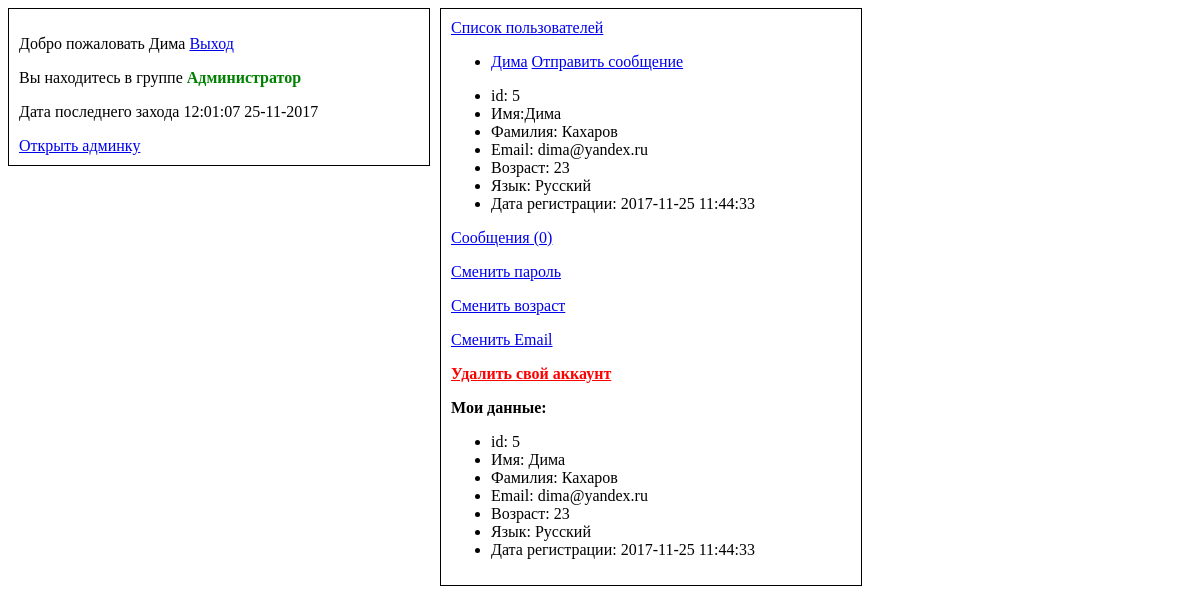
Page /index.php?user-id=5&user-name=Дима&action=userList (signed in) on the committed database.
### tables this page shows
CREATE TABLE IF NOT EXISTS `users` (
  `id` int(11) NOT NULL,
  `name` varchar(256) NOT NULL,
  `password` varchar(256) NOT NULL,
  `salt` varchar(256) NOT NULL,
  `status` int(11) NOT NULL DEFAULT '1',
  `banned` int(11) NOT NULL DEFAULT '0',
  `banned_time` timestamp NULL DEFAULT NULL,
  `cookie` varchar(256) NOT NULL,
  `lastname` varchar(256) NOT NULL,
  `age` varchar(256) NOT NULL,
  `email` varchar(256) NOT NULL,
  `city` varchar(256) NOT NULL,
  `language` varchar(256) NOT NULL,
  `data_reg` timestamp NULL DEFAULT CURRENT_TIMESTAMP,
  `lastVisit` timestamp NOT NULL DEFAULT '0000-00-00 00:00:00'
);

### functions.php (called while the page is built, shortened)
<?php
	function showLastVisit() {
		global $link;
		$showData = "SELECT `lastVisit` FROM `users` WHERE id ='". $_SESSION['id']."'";
		$resShowData = $resultUpdateData = mysqli_query($link, $showData);
		$res = mysqli_fetch_assoc($resShowData);
		$updateData = "UPDATE users SET lastVisit = null WHERE id='". $_SESSION['id']."'";
		return date("H:i:s d-m-Y", strtotime($res['lastVisit']));
	}
	function isAdmin() {
		if( $_SESSION['auth'] == true && $_SESSION['status'] == 10) return true;
	}
	function userList() {
		global $link;
		$sql = "SELECT `id`, `name` FROM `users`;";
		$link2 = mysqli_query($link, $sql);
		for ($users = []; $row = mysqli_fetch_assoc($link2); $users[] = $row);
		return $users;
	}
	function isAuth() {
		return true;
	}
	function user($key) {
		return $_SESSION[$key];
	}
	function getUser($id = null) {
		global $link;
		$query2 = "SELECT * FROM `users` WHERE `id` = '" . $id . "'";
		$result2 = mysqli_query($link, $query2);
		$user2 = mysqli_fetch_assoc($result2);
		if(empty($user2)) {
			return $_SESSION;
		}
		else {
			return $user2;
		}
	}
	function showMyMessageCount($id){
		global $link;
		$query = "SELECT COUNT(*) AS count FROM `messages` WHERE recipient_id = '".$id."' AND `read` = 0 OR yes_answer = 1 AND sender_id = '".$id."'";
		$message =  mysqli_fetch_assoc(mysqli_query($link, $query));
		return $message;
	}
?>

### user-info.php (the view)
<?php
		$id = $_GET['user-id'];
		echo '
			<ul>
				<li>id: ' . getUser((int)$id)['id']. '</li>
				<li>Имя:' . getUser((int)$id)['name']. '</li>
				<li>Фамилия: ' . getUser((int)$id)['lastname']. '</li>
				<li>Email: ' . getUser((int)$id)['email']. '</li>
				<li>Возраст: ' . getUser((int)$id)['age']. '</li>
				<li>Язык: ' . getUser((int)$id)['language']. '</li>
				<li>Дата регистрации: ' . getUser((int)$id)['data_reg']. '</li>
			</ul>
		';
?>

### index.php (shortened to what this page needs)
<?php
	require_once 'db.php';
	require_once 'functions.php';
?><!DOCTYPE html>
<html>
	<head>
		<link rel="stylesheet" href="style.css">
	</head>
	<body>
	<?php
		if(isAuth()) require_once 'user-profile.php';
		else require_once 'auth.php';
		?>
	</body>
</html>

### user-profile.php (shortened to what this page needs)
<?php
	require_once 'functions.php';
	$group = [
		'0' => 'Забанен',
		'1' => 'Юзер',
		'2' => 'Модератор',
		'10' => 'Администратор'
	];
	$role = $group[$_SESSION['status']];
?>
<div class="block">
	<p>Добро пожаловать <?php echo user('name')?> <a href="?action=logout">Выход</a></p>
	<p>Вы находитесь в группе <span style="color: green; font-weight: bold"><?php echo $role;?></span></p>
	<p>Дата последнего захода <?php echo showLastVisit();?></p>
	<?php
		if(isAdmin()) {
			echo '<a href="?admin=open">Открыть админку</a>';
		}
	?>
</div>
<div class="block">
	<a href="?action=userList">Список пользователей</a>
	<?php
		if(!empty($_GET['action']) && $_GET['action'] === 'userList') {
			require 'list-user.php';
		}
	?>
<p><a href="?read-message=<?php echo $_SESSION['id'];?>">Сообщения (<?php echo showMyMessageCount($_SESSION['id'])['count']?>)</a></p>
<p><a href="?action=edit-password">Сменить пароль</a></p>
<p><a href="?action=edit-age">Сменить возраст</a></p>
<p><a href="?action=edit-email">Сменить Email</a></p>
<p><a style="color: red; font-weight: bold;" href="?action=dell-acc">Удалить свой аккаунт</a></p>
<p style="font-weight: bold;">Мои данные:</p>
<ul>
	<li>id: <?php echo user('id');?></li>
	<li>Имя: <?php echo user('name');?></li>
	<li>Фамилия: <?php echo user('lastname');?></li>
	<li>Email: <?php echo user('email');?></li>
	<li>Возраст: <?php echo user('age');?></li>
	<li>Язык: <?php echo user('language');?></li>
	<li>Дата регистрации: <?php echo user('data_reg');?></li>
</ul>
</div>

### list-user.php (shortened to what this page needs)
<?php
		echo '<ul>';
			foreach(userList() as $user) {
				echo '<li>
				<a href="?user-id='.$user['id'].'&user-name='.$user['name'].'&action=userList">'.$user['name'].'</a>
				<a href="?message=send&user-id='.$user['id']. '&name-user='.$user['name'].'&action=userList">Отправить сообщение</a>
				</li>';
			}
		echo '</ul>';
	if(!empty($_SESSION['auth']) && !empty($_GET['user-id']) && !empty($_GET['user-name'])) {
		require_once 'user-info.php';
	}
?>

### style.css (style rules this page uses)
.block { float: left; min-width: 400px; border: 1px solid; margin-right: 10px; padding: 10px; }

### rows in the picture
users: lastVisit "12:01:07 25-11-2017", name "Дима", id "5", lastname "Кахаров", email "dima@yandex.ru", age "23", language "Русский", data_reg "2017-11-25 11:44:33"

### other values in the picture
user('name') "Дима"
$role "Администратор"
showMyMessageCount($_SESSION['id'])['count'] "0"
user('id') "5"
user('lastname') "Кахаров"
user('email') "dima@yandex.ru"
user('age') "23"
user('language') "Русский"
user('data_reg') "2017-11-25 11:44:33"
